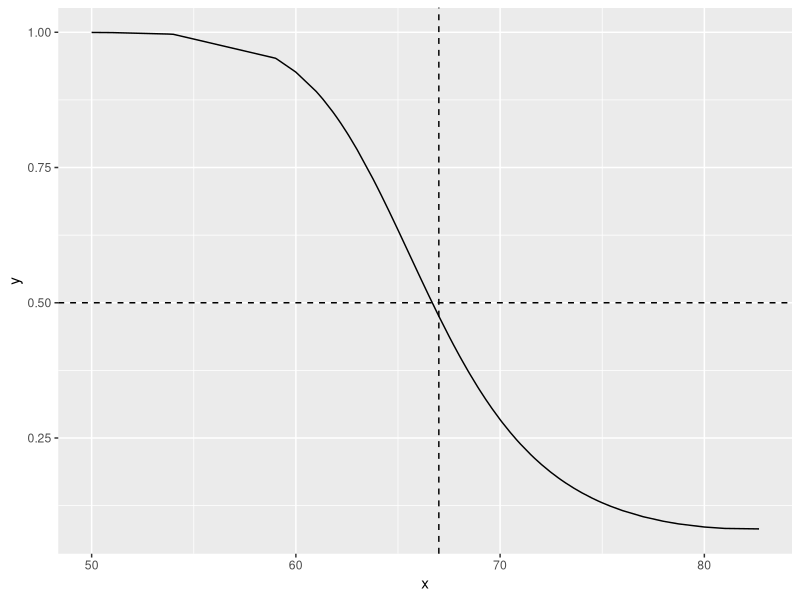

Source code (R):
#---------------------contents------------------------
#1. Generative models
#2. Naive Bayes
#3. Calculating sensititvity and specificity
#4. Adjusting the prevalence for better sensitivity and specificity

#---------------------------------1. Generative models-------------------------
#Bayes??? theorem tells us that knowing the distribution of the predictors X may be useful. Methods
#that model the joint distribution of Y and X are referred to as generative models (we model how the entire
#data, X and Y , are generated).

#---------------------------------2. Naive Bayes-------------------------------
#the Naive Bayes approach is particularly appropriate because we know that the normal distribution is a good 
#approximation for the conditional distributions of height given sex for both classes Y = 1 (female) and Y = 0 (Male)

#2.1 We first create the training set and the test set.
library(tidyverse)
library(caret)
library(dslabs)
data("heights")
y <- heights$height
set.seed(1995)
test_index <- createDataPartition(y, times = 1, p = 0.5, list = FALSE)
train_set <- heights %>% slice(-test_index)
test_set <- heights %>% slice(test_index)

#                                 fX|Y=1 (x) * Pr(Y = 1)
#p(x) = Pr(Y = 1|X = x) = ----------------------------------------------------
#                           fX|Y=0 (x) * Pr(Y = 0) + fX|Y=1 (x) * Pr(Y = 1)

#2.2 Calculating the conditinal distributions f(X|Y=1) and f(X|Y=0)
#We can approximate the conditional distributions fX|Y =1 and fX|Y =0 by simply estimating averages and standard deviations from the data.

params <- train_set %>%
  group_by(sex) %>%
  summarize(avg = mean(height), sd = sd(height))
params #this are the conditional probabilities f(X|Y=1) = 65.1 and f(X|Y=0) = 69.2

#2.2 Calculating prevalence Pr(Y = 1)
#The prevalence, which we will denote with pi = Pr(Y = 1), can be estimated from the data.

pi <- train_set %>% summarize(pi=mean(sex=="Female")) %>% pull(pi)
pi

#2.3 Putting all together
x <- test_set$height
f0 <- dnorm(x, params$avg[2], params$sd[2]) #This is the distribution of the male
f1 <- dnorm(x, params$avg[1], params$sd[1]) #This is the distribution of the female

p_hat_bayes <- f1*pi / (f1*pi + f0*(1 - pi)) #This is the Bayes' theorem formula

#----------------------3. Calculating sensititvity and specificity------------------------------
#In the previous example we computed the prevalence pi. This can be adjusted if we know the distributions of the height of males
#and females follow a normal distribution.

#1. We check the previous sensitivity with the previous prevalence
#The prevalence we used in exercise 1 is very low for female (21% of the total population).
y_hat_bayes <- ifelse(p_hat_bayes > 0.5, "Female", "Male")
sensitivity(data = factor(y_hat_bayes), reference = factor(test_set$sex))
#Our accuracy will be affected due to the low sensitivity. This means a lot of female are being predicted to be male.

specificity(data = factor(y_hat_bayes), reference = factor(test_set$sex))
#This is very high, as all the males are predicted as males.

#---------------4. Adjusting the prevalence for better sensitivity and specificity-------------------
#So to balance specificity and sensitivity, instead of changing the cutoff in the decision rule, 
#we could simply change pi to 0.5. We do this because we know that in the world there are the same number of 
#males and females.

p_hat_bayes_unbiased <- f1 * 0.5 / (f1 * 0.5 + f0 * (1 - 0.5))
y_hat_bayes_unbiased <- ifelse(p_hat_bayes_unbiased> 0.5, "Female", "Male")

sensitivity(data = factor(y_hat_bayes_unbiased), reference = factor(test_set$sex))
specificity(data = factor(y_hat_bayes_unbiased), reference = factor(test_set$sex))

#The new rule also gives us a very intuitive cutoff between 66-67, which is about the middle of the female and
#male average heights.

library(ggplot2)

data.frame(x=x, y=p_hat_bayes_unbiased) %>%
ggplot(aes(x, y)) +
  geom_line() +
  geom_hline(yintercept = 0.5, lty = 2) + #this creates a horizontal line
  geom_vline(xintercept = 67, lty = 2) #this creates a vertical line
